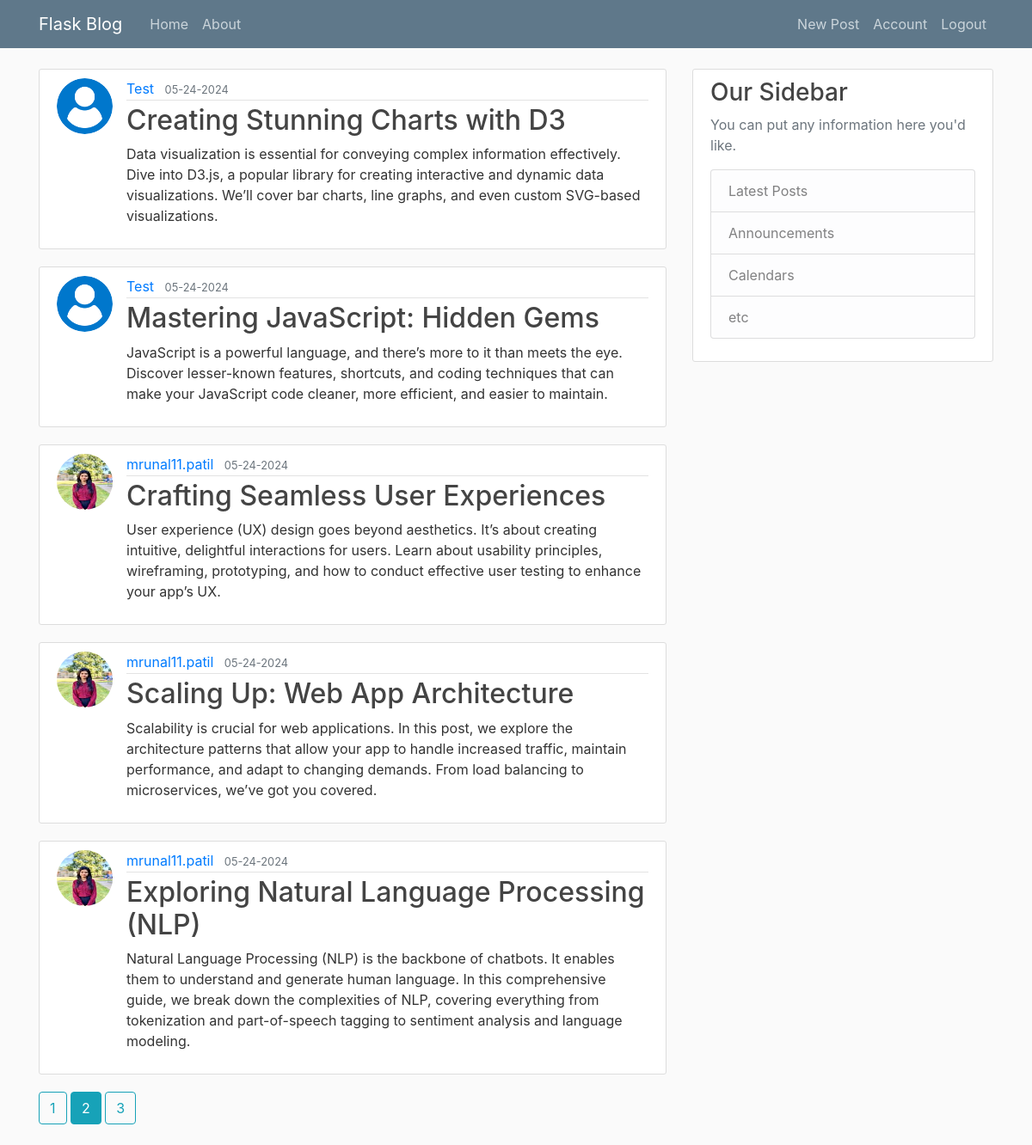
/home?page=2 (signed in), run on the app's committed database.
### flaskblog/models.py (models this page shows, shortened)
class Post(db.Model):
    id = db.Column(db.Integer, primary_key=True)
    title = db.Column(db.String(100), nullable=False)
    date_posted = db.Column(db.DateTime, nullable=False, default=datetime.utcnow)
    content = db.Column(db.Text, nullable=False)
    user_id = db.Column(db.Integer, db.ForeignKey('user.id'), nullable=False)

class User(db.Model, UserMixin):
    id = db.Column(db.Integer, primary_key=True)
    username = db.Column(db.String(20), unique=True, nullable=False)
    email = db.Column(db.String(120), unique=True, nullable=False)
    image_file = db.Column(db.String(20), nullable=False, default='default.jpg')
    password = db.Column(db.String(60), nullable=False)
    posts = db.relationship('Post', backref='author', lazy=True)

### flaskblog/main/routes.py (the view)
@main.route("/")
@main.route("/home")
def home():
    page = request.args.get('page', 1, type=int)
    posts = Post.query.order_by(Post.date_posted.desc()).paginate(page=page, per_page=5)
    return render_template('home.html', posts=posts)

### flaskblog/models.py (called while the page is built)
@login_manager.user_loader
def load_user(user_id):
    return User.query.get(int(user_id))

### flaskblog/templates/home.html (shortened to what this page needs)
{% extends "layout.html" %}
{%  block content %}
    {% for post in posts.items %}
        <article class="media content-section">
            <img class="rounded-circle article-img" src="{{ url_for('static', filename='profile_pics/' + post.author.image_file) }}">
            <div class="media-body">
            <div class="article-metadata">
                <a class="mr-2" href="{{ url_for('users.user_posts', username=post.author.username) }}">{{ post.author.username }}</a>
                <small class="text-muted">{{ post.date_posted.strftime('%m-%d-%Y') }}</small>
            </div>
            <h2><a class="article-title" href="{{ url_for('posts.post', post_id=post.id) }}">{{ post.title }}</a></h2>
            <p class="article-content">{{ post.content }}</p>
            </div>
        </article>
    {%  endfor %}
    {% for page_num in posts.iter_pages(left_edge=1, right_edge=1, left_current=1, right_current=2) %}
        {% if page_num %}
            {% if posts.page == page_num %}
                <a class="btn btn-info mb-4" href="{{ url_for('main.home', page=page_num) }}">{{ page_num }}</a>
            {% else %}
                <a class="btn btn-outline-info mb-4" href="{{ url_for('main.home', page=page_num) }}">{{ page_num }}</a>
            {% endif %}
        {% endif %}
    {% endfor %}
{%  endblock content %}

### flaskblog/static/main.css (style rules this page uses)
body { background: #fafafa; color: #333333; margin-top: 5rem; }
h1, h2, h3, h4, h5, h6 { color: #444444; }
.content-section { background: #ffffff; padding: 10px 20px; border: 1px solid #dddddd; border-radius: 3px; margin-bottom: 20px; }
.article-title { color: #444444; }
.article-content { white-space: pre-line; }
.article-img { height: 65px; width: 65px; margin-right: 16px; }
.article-metadata { padding-bottom: 1px; margin-bottom: 4px; border-bottom: 1px solid #e3e3e3 }

### data on the page
Post: image_file (placeholder picture), author.username "Test", date_posted "05-24-2024", title "Creating Stunning Charts with D3", content "Data visualization is essential for conveying complex information effectively. Dive into D3.js, a popular library for creating interactive and dynamic data visualizations. We’ll cover bar charts, line graphs, and even custom SVG-based visualizations."
Post: image_file (placeholder picture), author.username "Test", date_posted "05-24-2024", title "Mastering JavaScript: Hidden Gems", content "JavaScript is a powerful language, and there’s more to it than meets the eye. Discover lesser-known features, shortcuts, and coding techniques that can make your JavaScript code cleaner, more efficient, and easier to maintain."
Post: image_file (picture), author.username "mrunal11.patil", date_posted "05-24-2024", title "Crafting Seamless User Experiences", content "User experience (UX) design goes beyond aesthetics. It’s about creating intuitive, delightful interactions for users. Learn about usability principles, wireframing, prototyping, and how to conduct effective user testing to enhance your app’s UX."
Post: image_file (picture), author.username "mrunal11.patil", date_posted "05-24-2024", title "Scaling Up: Web App Architecture", content "Scalability is crucial for web applications. In this post, we explore the architecture patterns that allow your app to handle increased traffic, maintain performance, and adapt to changing demands. From load balancing to microservices, we’ve got you covered."
Post: image_file (picture), author.username "mrunal11.patil", date_posted "05-24-2024", title "Exploring Natural Language Processing (NLP)", content "Natural Language Processing (NLP) is the backbone of chatbots. It enables them to understand and generate human language. In this comprehensive guide, we break down the complexities of NLP, covering everything from tokenization and part-of-speech tagging to sentiment analysis and language modeling."

### other printed values
{{ page_num }} "1" "3"
{{ page_num }} "2"
